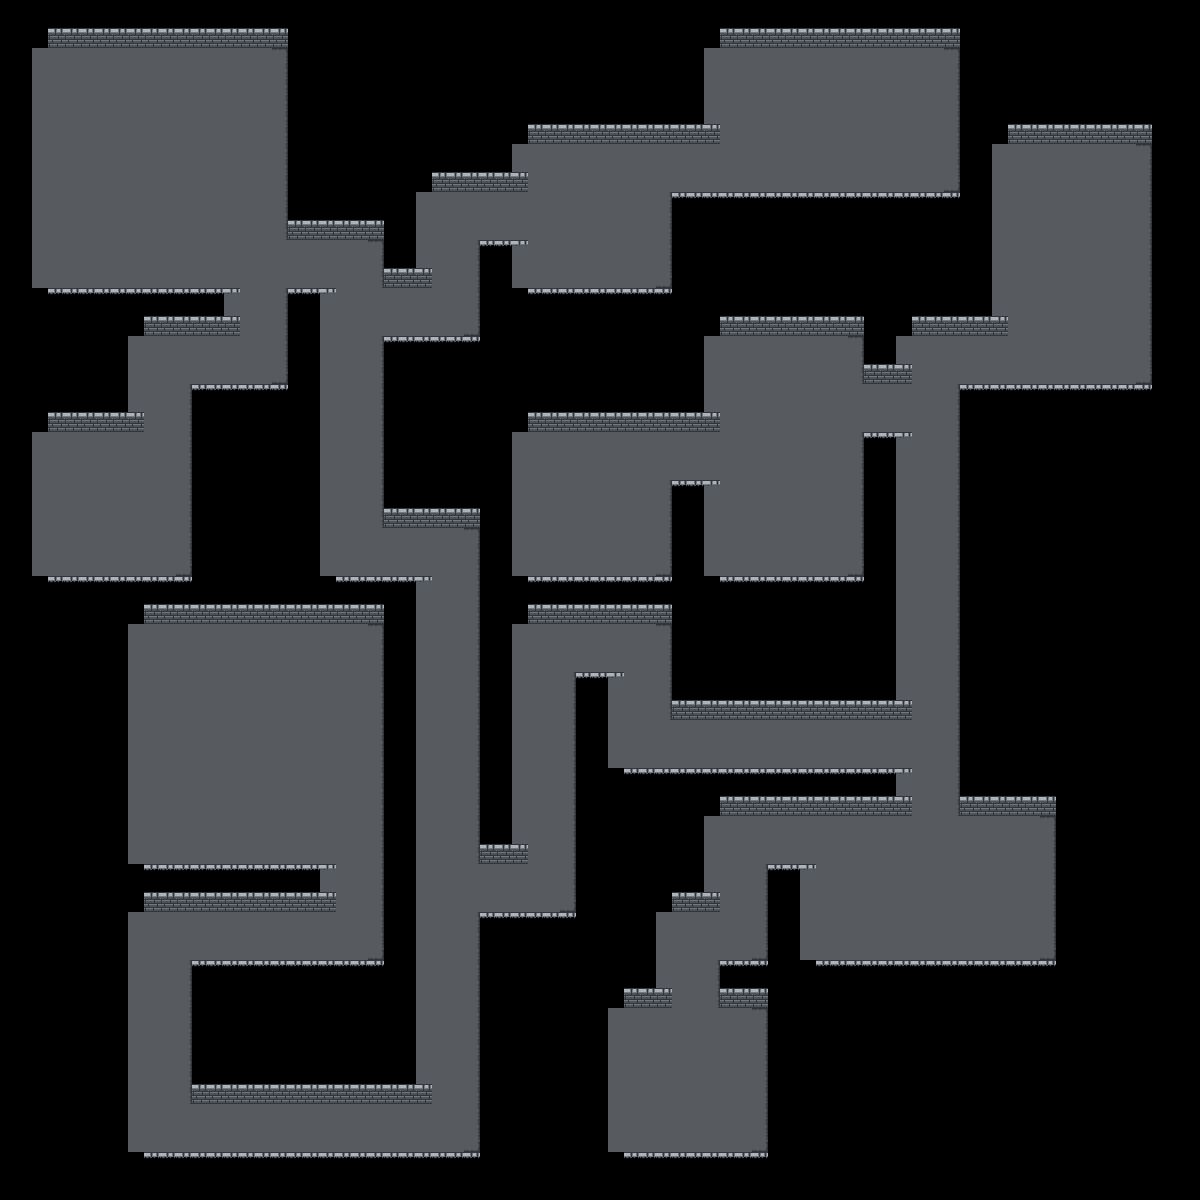

Tiled map render using the project's own tile images. Description and the map definition, with tile-layer contents summarised, below:
An orthogonal 75x75 tile map with 16x16 px tiles, 4 tile layers (Layer1, navigation, wall, wall2).

<map version="1.2" tiledversion="1.2.4" orientation="orthogonal" renderorder="right-down" width="75" height="75" tilewidth="16" tileheight="16" infinite="0" nextlayerid="2" nextobjectid="1">
 <tileset firstgid="1" source="Dungeon1-Tileset v3.tsx" />
 <layer id="1" name="Layer1" width="75" height="75">
  <data>[5625 cells, 2061 non-empty, 9 distinct tile ids]</data>
 </layer>
 <layer id="2" name="navigation" width="75" height="75">
  <data>[5625 cells, 2061 non-empty, 1 distinct tile ids]</data> 
 </layer>
 <layer id="3" name="wall" width="75" height="75">
  <data>[5625 cells, 420 non-empty, 2 distinct tile ids]</data> 
 </layer>
 <layer id="4" name="wall2" width="75" height="75">
  <data>[5625 cells, 1922 non-empty, 6 distinct tile ids]</data>
 </layer>
</map>